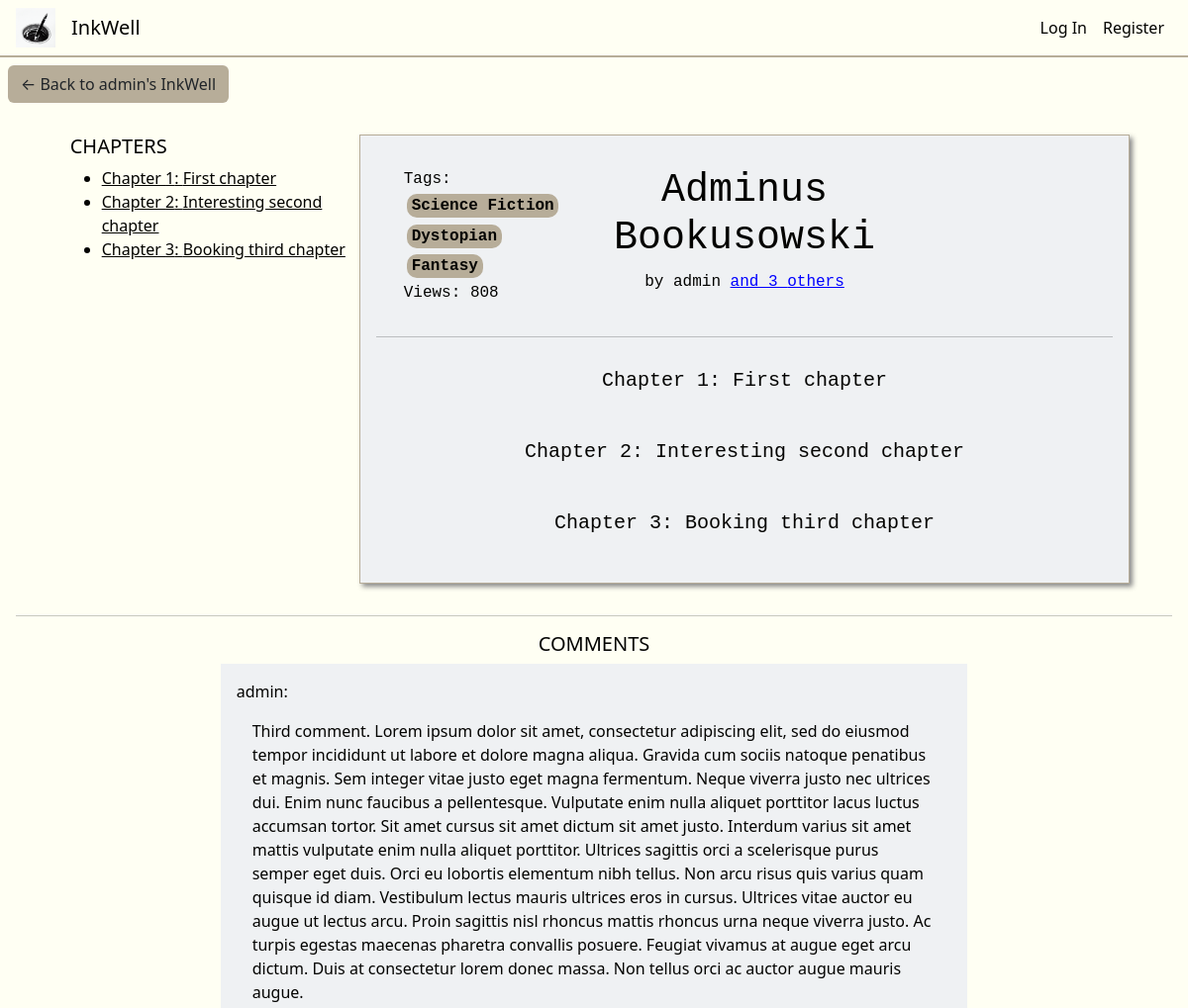
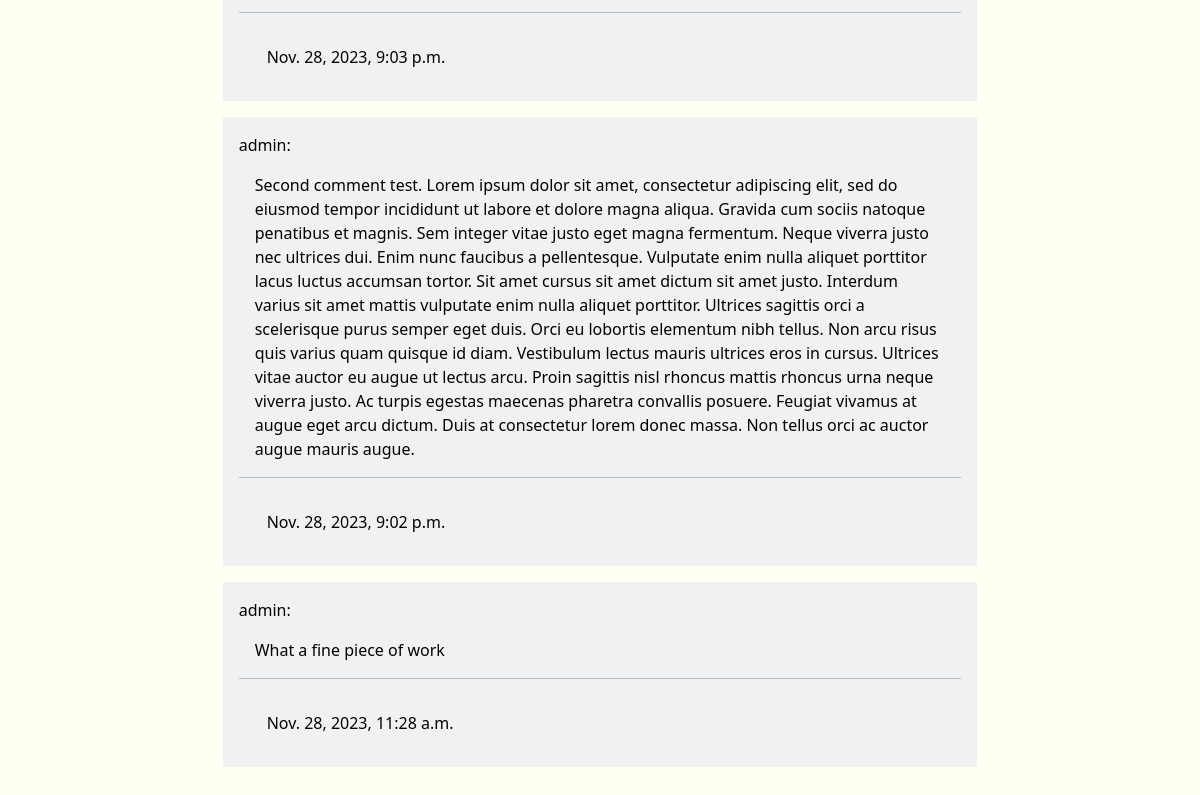
The page /ink_view/6 on the database its author committed (2 pictures, top to bottom).
### inkwell/models.py (models this page shows, shortened)
class Ink(models.Model):
    wellOrigin = models.ForeignKey(Well, on_delete=models.CASCADE, related_name="well_pk", default="")
    inkOwner = models.ForeignKey(User, on_delete=models.CASCADE, related_name="ink_owner", default="")
    coAuthors = models.ManyToManyField(User, related_name="CoAuthors", blank=True)
    privateStatus = models.BooleanField(default=False)
    updateStatus = models.BooleanField(default=False) # If the Ink is edited at least once, this changes to true
    ink_following = models.ManyToManyField(User, related_name="ink_following", blank=True)
    tags = models.ManyToManyField(Tag, related_name="tags", blank=True)
    description = models.CharField(max_length=500, default="")
    title = models.CharField(max_length=64, default="")
    views = models.PositiveBigIntegerField(default=0)
    creation_date = models.DateTimeField(default=timezone.now, editable=False)

class User(AbstractUser):
    about = models.CharField(max_length=250, default="")
    profilePicture = models.ImageField(upload_to='', blank=True, null=True)
    def __str__(self):
        return f"{self.username}"

class Chapter(models.Model):
    chapterNumber = models.PositiveIntegerField(default=1)
    chapterTitle = models.CharField(max_length=64)
    chapterContents = QuillField()
    chapterInkOrigin = models.ForeignKey(Ink, on_delete=models.CASCADE, related_name="chapterInkOrigin", default="")

class Tag(models.Model):
    tagName = models.CharField(max_length=64)
    def __str__(self):
        return f"{self.tagName}"

class Comment(models.Model):
    content = models.TextField()
    commentInkOrigin = models.ForeignKey(Ink, on_delete=models.CASCADE, related_name="commentInkOrigin", default="")
    commentAuthor = models.ForeignKey(User, on_delete=models.CASCADE, related_name="commentAuthor", default="")
    commentCreationDate = models.DateTimeField(default=timezone.now, editable=False)

### inkwell/views.py (the view, shortened to what this page needs)
# urls.py: path('ink_view/<int:inkID>', views.ink_view, name='ink_view'),
def ink_view(request, inkID):
    viewedInk = Ink.objects.get(id=inkID)
    chapters = Chapter.objects.filter(chapterInkOrigin=viewedInk).order_by("chapterNumber")
    viewedInk.views += 1
    viewedInk.save()
    viewingAsAuthor = False
    following_check = False
    comments = Comment.objects.filter(commentInkOrigin=viewedInk).order_by("-commentCreationDate")
    if request.method == "POST" and "commentContents" in request.POST:
        commentContents = request.POST.get("commentContents")
        new_comment = Comment(content=commentContents, commentInkOrigin=viewedInk, commentAuthor=current_user)
        new_comment.save()
        time.sleep(1)
        return redirect('ink_view', inkID=viewedInk.id)
    return render(request, "inkwell/ink_view.html", {
        "ink": viewedInk,
        "chapters": chapters,
        "following_check": following_check,
        "viewingAsAuthor": viewingAsAuthor,
        "comments": comments
    })

### inkwell/templates/inkwell/ink_view.html (shortened to what this page needs)
{% extends "inkwell/layout.html" %}
{% block body %}
<a href="{% url 'well' username=ink.inkOwner.username %}"><button class="backToInkWell btn btn-khaki">&larr; Back to {{ ink.inkOwner.username }}'s InkWell</button></a>
<div class="container-flex inkViewContainer">
    {% if ink.privateStatus and request.user != ink.inkOwner %}
        <div class="container disFdirColAliCen mt-5">
            <h3>THIS INK IS PRIVATE</h3>
        </div>
    {% else %}
        <div class="row mt-2">
            <div class="col-3 chapterListCol">
                <div class="chaptersListView">
                    <h5 class="text-start">CHAPTERS</h5>
                    <ul class="chapter-list">
                        {% for chapter in chapters %}
                            <a href="#anchorChapter{{ chapter.chapterNumber }}"><li>Chapter {{ chapter.chapterNumber }}: {{ chapter.chapterTitle }}</li></a>
                        {% endfor %}
                    </ul>
                </div>
            </div>
            <div class="col-8 inkViewContents">
                <div class="row inkTitleCard">
                    <div class="col inkTitleCardInfo displayDirectionCol">
                        <span>Tags:
                            {% for tag in ink.tags.all %}
                                <div class="tag">
                                    <span>{{ tag }}</span>
                                </div>
                            {% endfor %}
                        </span>
                        <span>Views: {{ ink.views }}</span>
                    </div>
                    <div class="col-5 inkViewTitleColumn displayDirectionCol">
                        <h1 class="text-center inkViewTitle">{{ ink.title }}</h1>
                        {% if ink.coAuthors %}
                            <span class="author-credit text-center">by {{ ink.inkOwner }} <a href="{% url 'inkCoAuthors' inkID=ink.id %}" style="text-decoration: underline; color: blue;">and {{ ink.coAuthors.count }} others</a></span>
                        {% else %}
                            <span class="author-credit text-center">by {{ ink.inkOwner }}</span>
                        {% endif %}
                    </div>
                    <div class="col">
                    </div>
                </div>
                <hr>
                {% for chapter in chapters %}
                <div class="justify-text p-3" id="anchorChapter{{chapter.chapterNumber}}">
                    <h5 class="text-center chapterTitle">Chapter {{ chapter.chapterNumber}}: {{chapter.chapterTitle}}</h5>
                </div>
                {% endfor %}
            </div>
        </div>
        <div class="row inkViewComments disFdirColAliCen">
            <hr>
            <div class="col-8">
                <div class="comments-section">
                    <h5 class="text-center">COMMENTS</h5>
                    {% for comment in comments %}
                        <div class="comment">
                            <span>{{ comment.commentAuthor }}:</span>
                            <p>{{ comment.content }}</p>
                            <hr>
                            <div class="row ">
                                <span class="col">{{ comment.commentCreationDate }}</span>
                                <div class="col delete-comment-form">
                                </div>
                            </div>
                        </div>
                    {% endfor %}
                </div>
            </div>
        </div>
    {% endif %}
</div>
{% endblock%}

### inkwell/static/inkwell/styles.css (style rules this page uses)
:root { --black: #020202ff; --dark-green: #0d2818ff; --pakistan-green: #04471cff; --sea-green: #058c42ff; --malachite: #16db65ff; --coquelicot: #f15025ff; --white: #ffffffff; --platinum: #e6e8e6ff; --timberwolf: #ced0ceff; --eerie-black: #191919ff; --gunmetal: #223843ff; --antiflash-white: #eff1f3ff; --timberwolf: #dbd3d8ff; --desert-sand: #d8b4a0ff; --burnt-sienna: #d77a61ff; --baby-powder: #fdfffcff; --lapis-lazuli: #235789ff; --fire-engine-red: #c1292eff; --school-bus-yellow: #f1d302ff; --raisin-black: #161925ff; --khaki: #b7ad99ff; --folly: #ff4365ff; --black: #030301ff; --turquoise: #00d9c0ff; --ivory: #fffff3ff; --primary-color: var(--antiflash-white); --secondary-color: var(--ivory); --background-color: var(--ivory); --text-color: var(--black); --border-color: var(--khaki); --button-color: var(--khaki); }
p, a, h1, h2, h3, h4, h5, span { color: var(--text-color); }
body { background-color: var(--background-color); margin: 0; z-index: 0; }
.displayDirectionCol { display: flex; flex-direction: column; }
.disFdirColAliCen { display: flex; flex-direction: column; align-items: center; }
.justify-text { text-align: justify; }
.backToInkView, .backToInkWell { margin: 0.5rem; }
.tag { border-radius: 10px; background-color: var(--border-color); display: inline-block; padding-left: 0.3rem; padding-right: 0.3rem; font-size: 16px; margin: 0.2rem; font-weight: bold; }
.chapterListCol { width: 19rem; }
.chaptersListView { position: sticky; top: 0px; }
.inkViewContainer .row { display: flex; justify-content: center; }
.inkViewContents, .inkEditMainCol, .request-review-text { background-color: var(--primary-color); border: 1px var(--border-color) solid; font-family: 'Courier New', Courier, monospace; padding: 1rem; box-shadow: 3px 3px 5px #888888; }
.inkViewComments { margin: 0; }
.comment { background-color: var(--primary-color); margin-bottom: 1rem; padding: 1rem; }
.comment p { margin: 1rem; }
.row { padding: 1rem; margin: 0; }
.btn-khaki { background-color: var(--button-color); }

### rows shown on the page
Ink: inkOwner.username "admin", views "808", title "Adminus Bookusowski", inkOwner "admin", coAuthors.count "3"
Chapter: chapterNumber "1", chapterTitle "First chapter"
Chapter: chapterNumber "2", chapterTitle "Interesting second chapter"
Chapter: chapterNumber "3", chapterTitle "Booking third chapter"
Tag: tagName "Science Fiction"
Tag: tagName "Dystopian"
Tag: tagName "Fantasy"
Comment: commentAuthor "admin", content "Third comment. Lorem ipsum dolor sit amet, consectetur adipiscing elit, sed do eiusmod tempor incididunt ut labore et dolore magna aliqua. Gravida cum sociis natoque penatibus et magnis. Sem integer vitae justo eget magna fermentum. Neque viverra justo nec ultrices dui. Enim nunc faucibus a pellentesque. Vulputate enim nulla aliquet porttitor lacus luctus accumsan tortor. Sit amet cursus sit amet dictum sit amet justo. Interdum varius sit amet mattis vulputate enim nulla aliquet porttitor. Ultrices sagittis orci a scelerisque purus semper eget duis. Orci eu lobortis elementum nibh tellus. Non arcu risus quis varius quam quisque id diam. Vestibulum lectus mauris ultrices eros in cursus.…", commentCreationDate "Nov. 28, 2023, 9:03 p.m."
Comment: commentAuthor "admin", content "Second comment test. Lorem ipsum dolor sit amet, consectetur adipiscing elit, sed do eiusmod tempor incididunt ut labore et dolore magna aliqua. Gravida cum sociis natoque penatibus et magnis. Sem integer vitae justo eget magna fermentum. Neque viverra justo nec ultrices dui. Enim nunc faucibus a pellentesque. Vulputate enim nulla aliquet porttitor lacus luctus accumsan tortor. Sit amet cursus sit amet dictum sit amet justo. Interdum varius sit amet mattis vulputate enim nulla aliquet porttitor. Ultrices sagittis orci a scelerisque purus semper eget duis. Orci eu lobortis elementum nibh tellus. Non arcu risus quis varius quam quisque id diam. Vestibulum lectus mauris ultrices eros in…", commentCreationDate "Nov. 28, 2023, 9:02 p.m."
Comment: commentAuthor "admin", content "What a fine piece of work", commentCreationDate "Nov. 28, 2023, 11:28 a.m."
